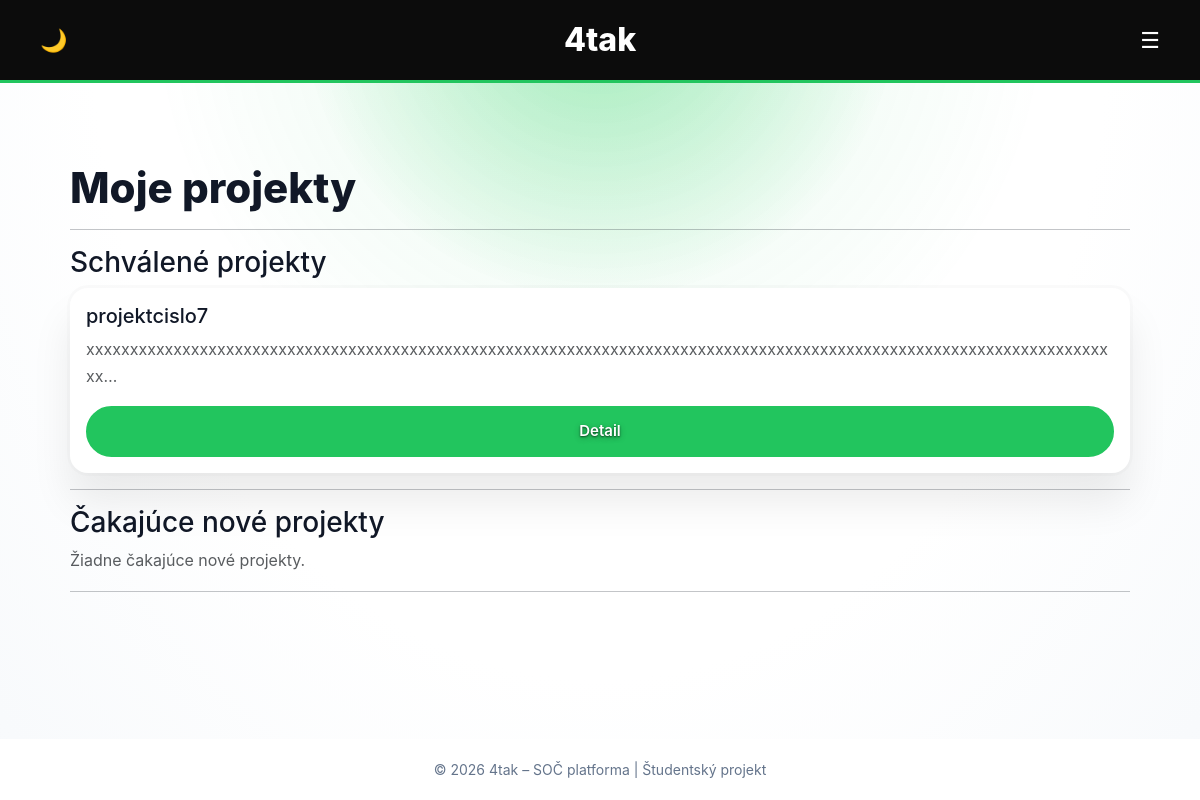
Before: /my-projects/ (signed in) with the older database file.
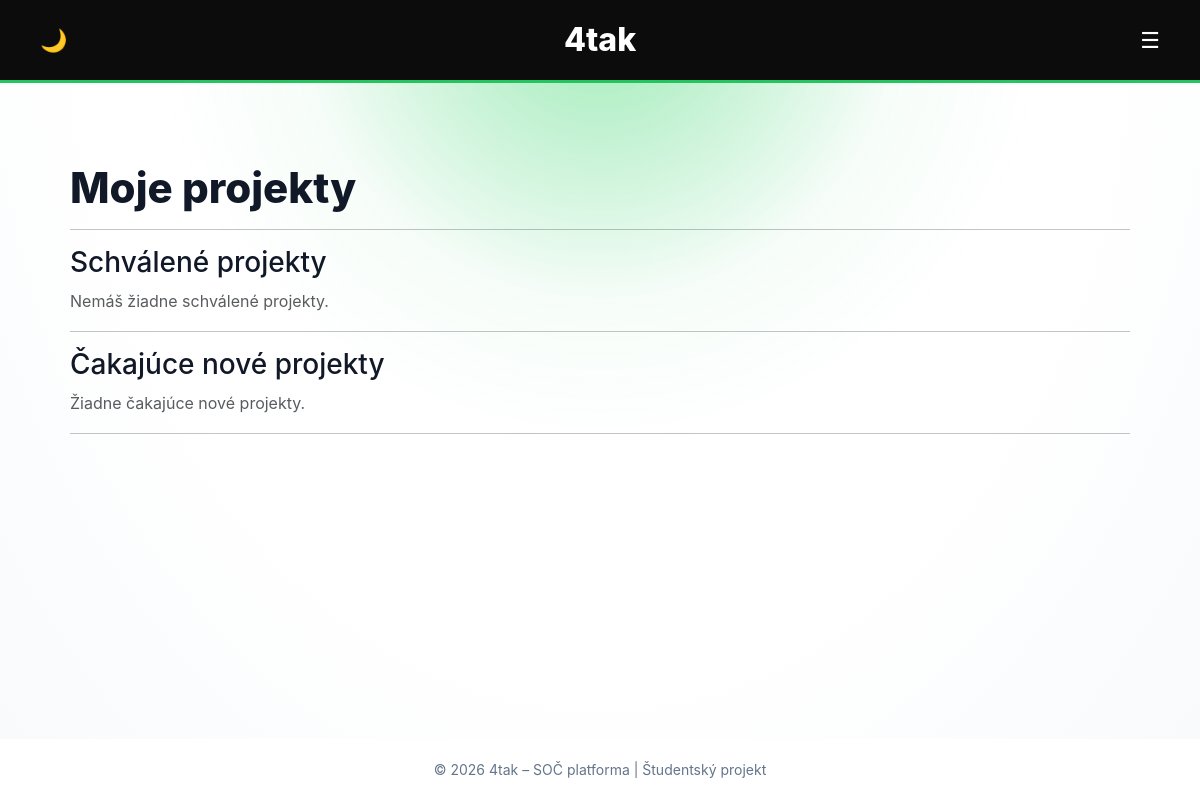
After: the same page with the newer database file.
### projects/models.py (models this page shows, shortened)
class Project(models.Model):
    PROJECT_TYPE_CHOICES = [
        ('web', 'Webová aplikácia'),
        ('physical', 'Fyzická práca'),
    ]
    DIFFICULTY_CHOICES = [
        (1, 'Veľmi ľahká'),
        (2, 'Ľahká'),
        (3, 'Stredná'),
        (4, 'Ťažká'),
        (5, 'Veľmi ťažká'),
    ]
    CLASS_CHOICES = [
        ('4AT', '4AT'),
        ('4AS', '4AS'),
        ('4AM', '4AM'),
        ('4AI', '4AI'),
        ('4BI', '4BI'),
        ('4CI', '4CI'),
        ('4AE', '4AE'),
        ('3AT', '3AT'),
        ('3AS', '3AS'),
        ('3AM', '3AM'),
        ('3AI', '3AI'),
        ('3BI', '3BI'),
        ('3CI', '3CI'),
        ('3AE', '3AE'),
    ]
    mentor = models.ForeignKey(
        User,
        on_delete=models.SET_NULL,
        null=True,
        blank=True,
        related_name='mentored_projects'
    )
    title = models.CharField(max_length=200)
    functionality = models.TextField()
    project_type = models.CharField(
        max_length=10,
        choices=PROJECT_TYPE_CHOICES
    )
    difficulty = models.IntegerField(
    choices=DIFFICULTY_CHOICES
    )
    school_class = models.CharField(
        max_length=3,
        choices=CLASS_CHOICES,
        blank=True,
        null=True
    )
    image = models.ImageField(
        upload_to='projects/images/',
        blank=True,
        null=True
    )
    documentation_pdf = models.FileField(
        upload_to='projects/pdfs/',
        blank=True,
        null=True
    )
    video_url = models.URLField(blank=True, null=True)
    author = models.ForeignKey(User, on_delete=models.CASCADE)
    created_at = models.DateTimeField(auto_now_add=True)
    approved = models.BooleanField(default=False)

### projects/views.py (the view)
# urls.py: path('my-projects/', my_projects, name='my_projects'),
@login_required
def my_projects(request):
    approved_projects = Project.objects.filter(
        author=request.user,
        approved=True
    )
    pending_projects = Project.objects.filter(
        author=request.user,
        approved=False
    )
    pending_edits = ProjectEdit.objects.filter(
        author=request.user,
        approved=False
    )
    return render(request, 'projects/my_projects.html', {
        'approved_projects': approved_projects,
        'pending_projects': pending_projects,
        'pending_edits': pending_edits,
    })

### projects/templates/projects/my_projects.html (shortened to what this page needs)
{% extends "projects/base.html" %}
{% block content %}
<h1>Moje projekty</h1>
<hr>
<h3>Schválené projekty</h3>
{% if approved_projects %}
    {% for project in approved_projects %}
        <div class="card p-3 mb-3">
            <h5>{{ project.title }}</h5>
            <p class="text-muted">{{ project.functionality|truncatechars:120 }}</p>
            <a href="{% url 'project_detail' project.pk %}"
               class="btn btn-sm btn-primary">
                Detail
            </a>
        </div>
    {% endfor %}
{% else %}
    <p class="text-muted">Nemáš žiadne schválené projekty.</p>
{% endif %}
<hr>
<h3>Čakajúce nové projekty</h3>
{% if pending_projects %}
    {% for project in pending_projects %}
        <div class="card p-3 mb-3 border-warning">
            <h5>{{ project.title }}</h5>
            <p class="text-muted">
                Tento projekt čaká na schválenie administrátorom.
            </p>
            <span class="badge bg-warning text-dark">
                čaká na schválenie
            </span>
        </div>
    {% endfor %}
{% else %}
    <p class="text-muted">Žiadne čakajúce nové projekty.</p>
{% endif %}
<hr>
{% endblock %}

Changed rows visible on the page:
removed Project: title "projektcislo7", functionality "xxxxxxxxxxxxxxxxxxxxxxxxxxxxxxxxxxxxxxxxxxxxxxxxxxxxxxxxxxxxxxxxxxxxxxxxxxxxxxxxxxxxxxxxxxxxxxxxxxxxxxxxxxxxxxxxxxxxxxx…"
Other visible differences:
text now shown: "Nemáš žiadne schválené projekty."
